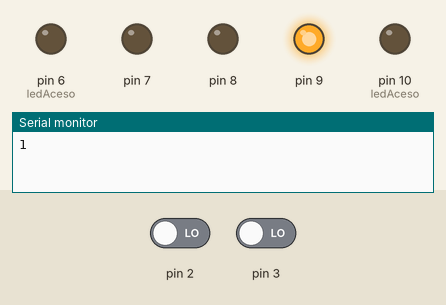
Bench run of a sketch on a simulated Arduino Uno, built with avr-gcc and run on an emulated ATmega328P. On the bench: output pins drawn as LEDs (lit = HIGH), the last lines printed to the serial monitor. The inputs (shaded band) are chosen by the test bench; at power-on: pin 3 LOW, pin 2 LOW.

Above: at 1.2 s.
1.3 s: pin 3 driven HIGH
At 3.0 s:
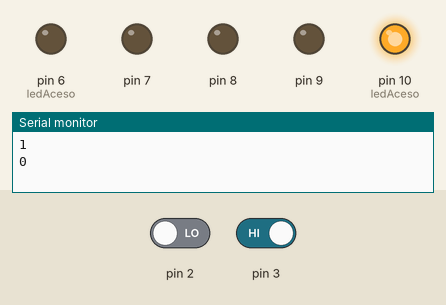
At 4.1 s:
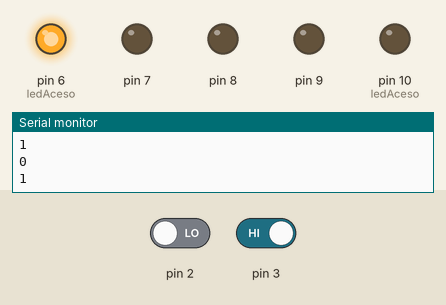
4.3 s: pin 2 driven HIGH
At 5.1 s:
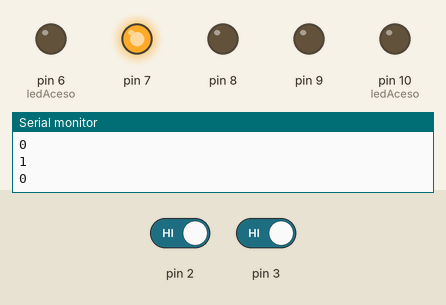
Timing chart, 0 to 13.3 s (numbered marks = the images above; inputs shaded):
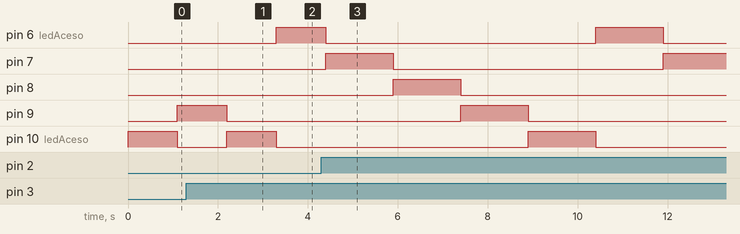

The sketch:

contador.ino
```cpp
byte ledAceso = 6; /* Inicia acendendo o led 6 */
byte sentido = HIGH; /* valor de "sentido" define direção de rotação*/
volatile int tempo=100;
volatile int contador=0;

void setup() {
  for(byte i=6; i <= 10; i++)
  {
     pinMode(i, OUTPUT);
  }
  	pinMode(2, INPUT);
    attachInterrupt(digitalPinToInterrupt(2), switchtempo , RISING );
  	attachInterrupt(digitalPinToInterrupt(3), switchordem , RISING );
    Serial.begin(9600);
 }

void loop() {
  digitalWrite(ledAceso, LOW);
  if (sentido == HIGH){
     if(ledAceso == 6){   ledAceso = 10;  }
     else             {   ledAceso--;     }
  }
  else{
     if(ledAceso == 10){  ledAceso = 6;   }
     else              {  ledAceso++;     }
  }
  digitalWrite(ledAceso,HIGH);
  delay(tempo);
  contador= contador + 1;
  contador= contador % 10;
  delay(1000);
  Serial.println(contador);
}

void switchtempo(){
  if (tempo==100)
  {
  	tempo=500;
  	contador=0;
  }
  else
  {
    tempo=100;
    contador=0;
  }
}

void switchordem()
{
  sentido=!sentido;
  contador=0;
}
```

Measured:
- after the input at 1.3 s, pin 6 (ledAceso): LOW → HIGH after 2.0 s; pin 7: stays LOW (without the input it goes to HIGH after 2.0 s); pin 8: stays LOW (without the input it goes to HIGH after 0.90 s); pin 10 (ledAceso): LOW → HIGH after 0.90 s, → LOW 1.1 s later
